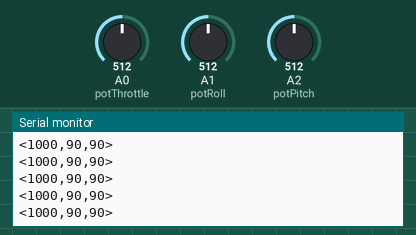
The sketch below on a simulated Arduino Uno, built with avr-gcc and run on an emulated ATmega328P. On the bench: the last lines printed to the serial monitor. Inputs (shaded band) come from the test bench; at power-on: A1 (potRoll) = 512, A0 (potThrottle) = 512, A2 (potPitch) = 512.

Above: at 1.2 s.
1.3 s: A1 (potRoll) set to 63
At 1.33 s:
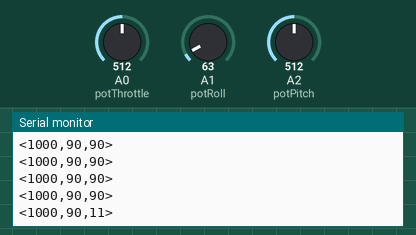
4.3 s: A1 (potRoll) set to 50
At 4.32 s:
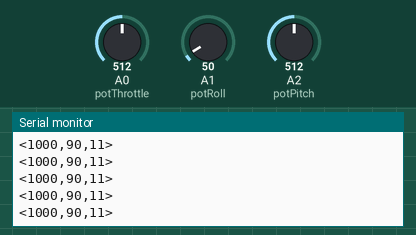
5.8 s: A0 (potThrottle) set to 538
At 5.83 s:
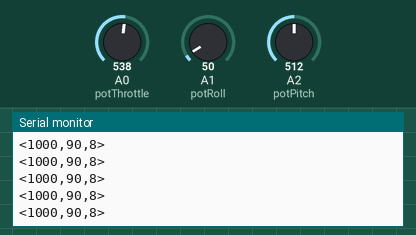
8.8 s: A0 (potThrottle) set to 566
At 8.86 s:
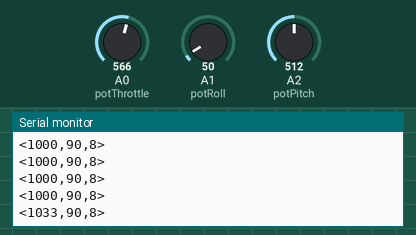
Timing chart, 0 to 11.8 s (numbered marks = the images above; inputs shaded):
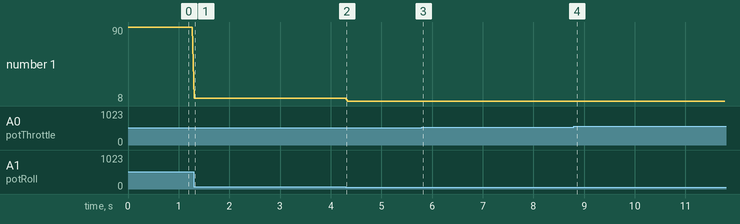

The sketch:

RC_Airplane_Transmitter.ino
```cpp
const int potThrottle = A0;   // Right Joystick (Throttle)
const int potPitch = A2;      // Left Joystick (Up/Down - Pitch)
const int potRoll = A1;       // Left Joystick (Right/Left - Roll)

void setup() {
  // Initialize Serial Communication for HC-12 (Baud Rate: 9600)
  Serial.begin(9600);
}

void loop() {
  int valThrottle = analogRead(potThrottle);
  int valPitch = analogRead(potPitch);
  int valRoll = analogRead(potRoll);

  // --- THROTTLE CALCULATION (Deadzone Logic) ---
  int mapThrottle;

  // If joystick is below 550 (middle/bottom), keep motor OFF
  if (valThrottle < 550) {
    mapThrottle = 1000; // Motor Stop Signal
  } else {
    // Start acceleration from 550 to 1023
    mapThrottle = map(valThrottle, 550, 1023, 1000, 2000);
  }

  // --- SERVO MAPPING (0-180 Degrees) ---
  // If directions are inverted, swap "0, 180" to "180, 0"
  int mapPitch = map(valPitch, 0, 1023, 0, 180);
  int mapRoll = map(valRoll, 0, 1023, 0, 180);

  // Data Packaging: <Throttle,Pitch,Roll>
  Serial.print("<");
  Serial.print(mapThrottle);
  Serial.print(",");
  Serial.print(mapPitch);
  Serial.print(",");
  Serial.print(mapRoll);
  Serial.println(">");

  delay(40); // Transmission Delay to prevent buffer overflow
}
```

Measured:
- after the input at 1.3 s, the serial monitor: prints a new line at once (image 1)
- after the input at 8.8 s, the serial monitor: prints a new line at once (image 4)
- plotted number 1: 90 → 11 after the input at 1.3 s, 11 → 8 after the input at 4.3 s
